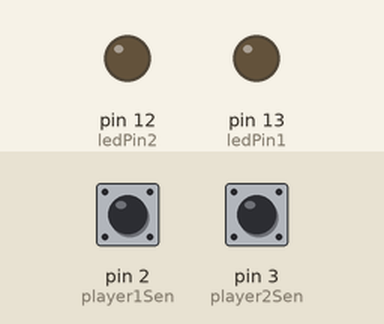
Bench run of a sketch on a simulated Arduino Uno, built with avr-gcc and run on an emulated ATmega328P. Parts: output pins drawn as LEDs (lit = HIGH). The test bench sets the inputs (shaded band); at power-on: pin 2 (player1Sen) HIGH, pin 3 (player2Sen) HIGH.

Above: at 1.2 s.
1.3 s: pin 2 (player1Sen) pulled LOW for 0.15 s
At 1.7 s:
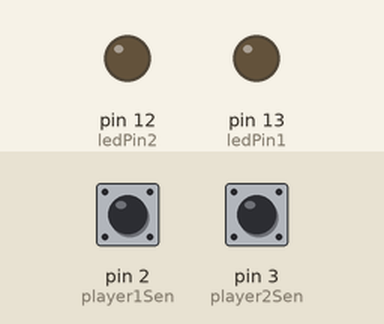
2.9 s: pin 3 (player2Sen) pulled LOW for 0.15 s
At 4.2 s:
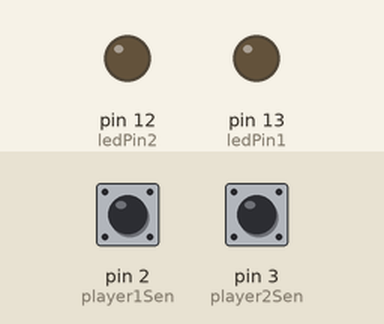
4.5 s: pin 3 (player2Sen) pulled LOW for 3.2 s
At 8.4 s:
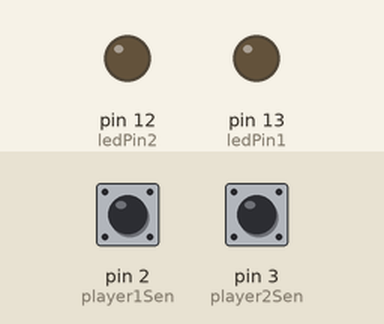
9.2 s: pin 2 (player1Sen) pulled LOW for 3.2 s
At 13.1 s:
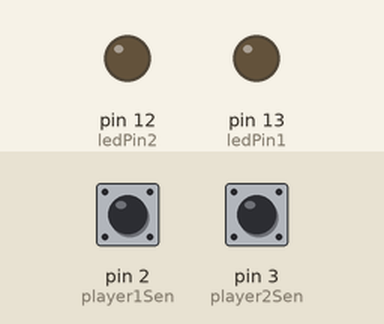
Timing chart, 0 to 14.6 s (numbered marks = the images above; inputs shaded):
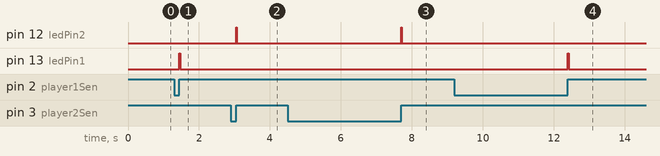

The sketch:

duckHunt_2player.ino
```cpp
const int player1Sen = 2;
const int player2Sen = 3;

const int ledPin1 =  13;      // the number of the LED pin
const int ledPin2 =  12;      // the number of the LED pin

const int senseDelay = 20;
volatile long p1SenseTime = 0;
volatile long p2SenseTime = 0;

volatile int p1State = LOW;
volatile int p2State = LOW;


void setup()
{
  Serial.begin(9600);

  pinMode(player1Sen, INPUT_PULLUP);
  pinMode(player2Sen, INPUT_PULLUP);


  pinMode(ledPin1, OUTPUT);
  pinMode(ledPin2, OUTPUT);


  attachInterrupt(0, p1, RISING);
  attachInterrupt(1, p2, RISING);

}

void loop()
{
  digitalWrite(ledPin1, p1State);
  digitalWrite(ledPin2, p2State);


  if (millis() > p1SenseTime){
    p1State = LOW;
    p1SenseTime = 0;
  }
  if (millis() > p2SenseTime){
    p2State = LOW;
    p2SenseTime = 0;
  }


}

void p1()
{
  p1State = HIGH;
  p1SenseTime = millis() + senseDelay;
}

void p2()
{
  p2State = HIGH;
  p2SenseTime = millis() + senseDelay;
}
```

Measured:
- after the input at 1.3 s, pin 13 (ledPin1): LOW → HIGH after 0.15 s, → LOW 0.02 s later
- after the input at 2.9 s, pin 12 (ledPin2): LOW → HIGH after 0.15 s, → LOW 0.02 s later
- after the input at 4.5 s, pin 12 (ledPin2): LOW → HIGH after 3.2 s, → LOW 0.02 s later
- after the input at 9.2 s, pin 13 (ledPin1): LOW → HIGH after 3.2 s, → LOW 0.02 s later
